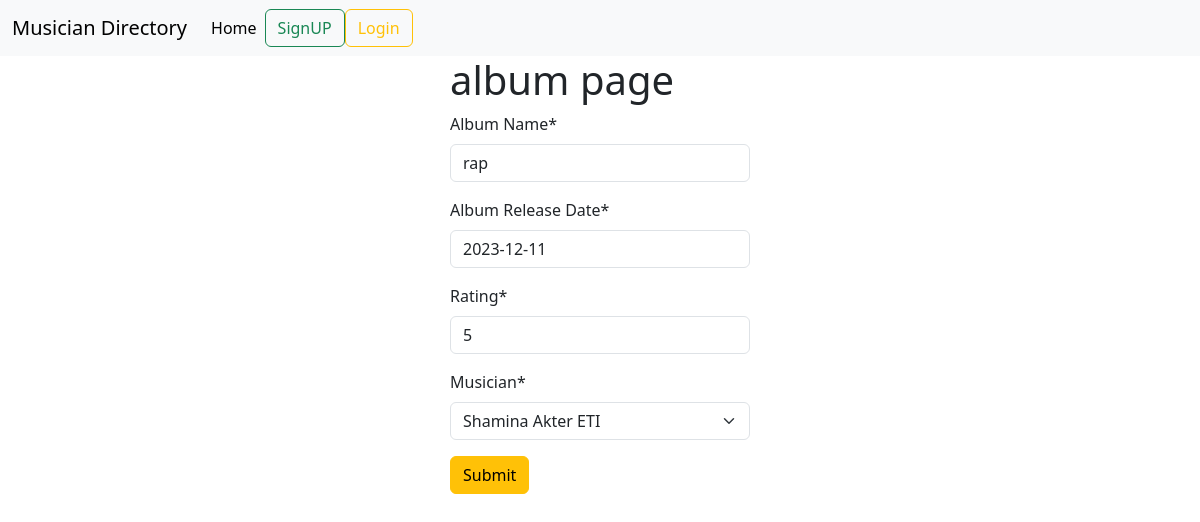
Screenshot of /album/edit/10 with the database file from the repository.
### album/models.py (models this page shows, shortened)
class Album(models.Model):
    Album_Name = models.CharField(max_length=100)
    Album_Release_Date = models.DateField()
    Rating = models.IntegerField()
    Musician = models.ForeignKey(Musician, on_delete=models.CASCADE)

### album/views.py (the view)
# urls.py: path('edit/<int:id>',views.EditAlbumClassView.as_view(),name="edit_post"),
class EditAlbumClassView(UpdateView):
    model = Album
    form_class = addalbum
    template_name = 'album.html'
    pk_url_kwarg = 'id'
    success_url = reverse_lazy('home_page')

### album/forms.py
class addalbum(forms.ModelForm):
    class Meta:
        model = Album
        fields = '__all__'

### musician/models.py (called while the page is built)
    def __str__(self):
        return f"{self.First_Name} {self.Last_Name}"

### album/templates/album.html (shortened to what this page needs)
{% extends 'base.html' %}
{%  load crispy_forms_tags %}
{% block content %}
<form style="width: 25%; margin: auto;" method="post">
    <h1>album page</h1>
    {{form | crispy}}
    <button class="btn btn-warning">Submit</button>
</form>
{% endblock %}

### rows the page displays
Album: Album_Name "rap", Album_Release_Date "2023-12-11", Rating "5", Musician "Shamina Akter ETI"
